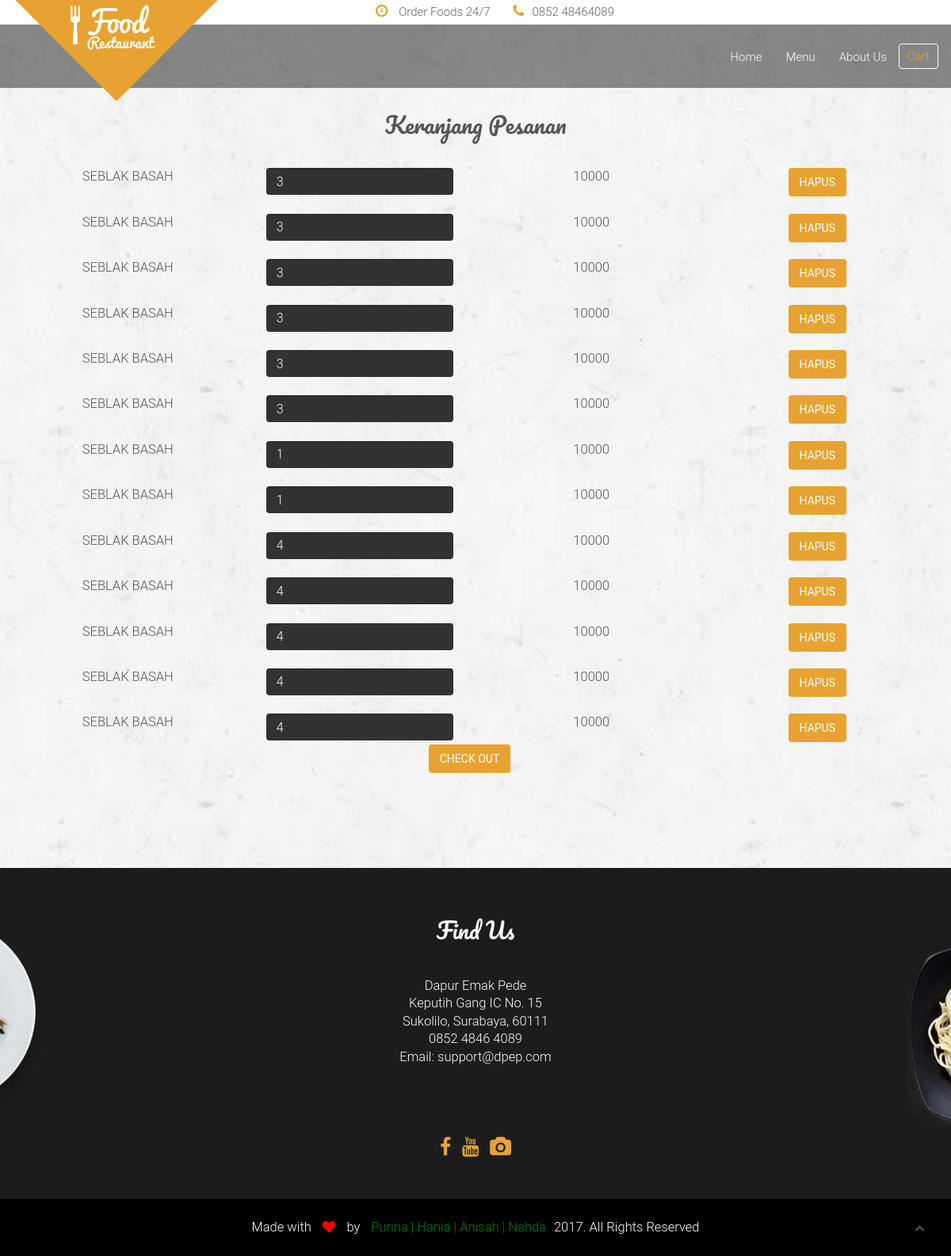
The app's page /cart.php with its own data.
### tables this page shows
CREATE TABLE `cart` (
  `c_id` smallint(11) DEFAULT NULL,
  `c_nama` varchar(100) DEFAULT NULL,
  `c_harga` float DEFAULT NULL,
  `c_jumlah` smallint(5) DEFAULT NULL
);

### cart.php (the view, shortened to what this page needs)
<?php
     include('connect.php');
     $sql = "SELECT * from cart where c_id='2'";
     $result = $conn->query($sql);
 ?>
<!doctype html>
<html class="no-js" lang="">
    <head>
        <link rel="stylesheet" href="assets/css/bootstrap.min.css">
        <link rel="stylesheet" href="assets/css/font-awesome.min.css">
        <link rel="stylesheet" href="assets/css/animate/animate.css" />
        <link rel="stylesheet" href="assets/css/plugins.css" />
        <link rel="stylesheet" href="assets/css/style.css">
        <link rel="stylesheet" href="assets/css/responsive.css" />
    </head>
    <body>
        <header id="home" class="navbar-fixed-top">
            <div class="header_top_menu clearfix">
                <div class="container">
                    <div class="row">
                        <div class="col-md-5 col-md-offset-3 col-sm-12 text-right">
                            <div class="call_us_text">
								<a href=""><i class="fa fa-clock-o"></i> Order Foods 24/7</a>
								<a href=""><i class="fa fa-phone"></i>0852 48464089</a>
							</div>
                        </div>
                    </div>
                </div>
            </div>
            <div class="main_menu_bg">
                <div class="container">
                    <div class="row">
                        <nav class="navbar navbar-default">
                            <div class="container-fluid">
                                <div class="navbar-header">
                                    <a class="navbar-brand our_logo" href="#"><img src="assets/images/logo.png" alt="" /></a>
                                </div>
                                <div class="collapse navbar-collapse" id="bs-example-navbar-collapse-1">
                                    <ul class="nav navbar-nav navbar-right">
                                        <li><a href="index.php#slider">Home</a></li>
                                        <li><a href="menu.php#portfolio">Menu</a></li>
                                        <li><a href="index.php#abouts">About Us</a></li>
                                        <li><a href="cart.php" class="booking">Cart</a></li>
                                    </ul>
                                </div>
                            </div>
                        </nav>
                    </div>
                </div>
            </div>
        </header>
        <section id="abouts" class="abouts">
            <div class="container" align="center">
                <div class="row">
                    <div class="abouts_content">
                        <h4>Keranjang Pesanan</h4>
                        <?php
                                    if ($result->num_rows > 0){
                                        while($menu = $result->fetch_assoc()){
                                        echo'
                        <div class="col-md-3">
                            <div class="single_abouts_text wow slideInRight" data-wow-duration="2s">
                                <br>
                                <p>'.$menu['c_nama'].'</p>
                            </div>
                        </div>
                         <div class="col-md-3">
                            <div class="single_abouts_text wow slideInRight" data-wow-duration="2s">
                                <br>
                                <input type="number" class="form-control" id="psw" VALUE="'.$menu['c_jumlah'].'" name="jmlItem" placeholder="enter number of item" style="color:white">
                            </div>
                        </div>
                        <div class="col-md-3">
                            <div class="single_abouts_text wow slideInRight" data-wow-duration="2s">
                                <br>
                                <p>'.$menu['c_harga'].'</p>
                            </div>
                        </div>
                        <div class="col-md-3">
                            <div class="single_abouts_text wow slideInRight" data-wow-duration="2s">
                                <br>
                                <a href="cart.php" class="btn btn-primary">Hapus</a>
                            </div>
                        </div>
                        ';
                                    }
                                    }
                                ?>
                        <span >
                        <a  style="margin-top:3px" href="formpembayaran.php" class="btn btn-primary" >Check Out</a>
                        </span>
                    </div>
                </div>
            </div>
        </section>
        <section id="footer_widget" class="footer_widget">
            <div class="container">
                <div class="row">
                    <div class="footer_widget_content text-center">
                        <div class="col-md-12">
                            <div class="single_widget wow fadeIn" data-wow-duration="2s">
                                <h3>Find Us</h3>
                                <div class="single_widget_info">
                                    <p>Dapur Emak Pede
                                        <span>Keputih Gang IC No. 15<br>Sukolilo, Surabaya, 60111
                                            <br> 0852 4846 4089</span>
                                        <span>Email: support@dpep.com</span></p>
                                </div>
                                <div class="footer_socail_icon">
                                    <a href="http://fb.com/anshpd"><i class="fa fa-facebook"></i></a>
                                    <a href="https://www.youtube.com/watch?v=SKUzsDdZ37s"><i class="fa fa-youtube"></i></a>
                                    <a href="http://instagram.com/nhdzhra"><i class="fa fa-camera"></i></a>
                                </div>
                            </div>
                        </div>
                        </div>
                    </div>
                </div>
        </section>
        <footer id="footer" class="footer">
            <div class="container text-center">
                <div class="row">
                    <div class="col-sm-12">
                        <div class="copyright wow zoomIn" data-wow-duration="3s">
							<p>Made with <i class="fa fa-heart"></i> by <a href="https://www.youtube.com/watch?v=SKUzsDdZ37s">Purina | Hania | Anisah | Nahda</a>2017. All Rights Reserved</p>
						</div>
                    </div>
                </div>
            </div>
        </footer>
		<div class="scrollup">
			<a href="#"><i class="fa fa-chevron-up"></i></a>
		</div>
    </body>
</html>

### assets/css/style.css (style rules this page uses)
html, body { background-color: #1E2E3B; font-size: 15px; color: #565656; width: 100%; padding: 0; margin-left: 0; margin-right: 0; font-family: 'roboto', sans-serif; font-weight: 300; }
img { -moz-user-select: none; -webkit-user-select: none; -ms-user-select: none; user-select: none; -webkit-user-drag: none; user-drag: none; }
a, a:hover, a:active, a:focus { text-decoration: none; outline: none; }
a, button, a span { -webkit-transition: 0.2s ease-in-out; -o-transition: 0.2s ease-in-out; transition: 0.2s ease-in-out; }
*, *:before, *:after { -webkit-box-sizing: border-box; -moz-box-sizing: border-box; box-sizing: border-box; }
p { margin: 0 0 15px; }
ol, ul { list-style: none; padding: 0; }
img { max-width: 100%; }
textarea, input[type="text"], input[type="password"], input[type="datetime"], input[type="datetime-local"], input[type="date"], input[type="month"], input[type="time"], input[type="week"], input[type="number"], input[type="email"], input[type="url"], input[type="search"], input[type="tel"], input[type="color"], .uneditable-input { outline: none; }
.form-control { border: 1px solid rgba(0, 0, 0, 0.08); font-size: 16px; height: 34px; max-width: 90%; background: #323232; }
h1, h2, h3 { font-family: 'roboto', sans-serif; font-weight: 300; margin: 0; }
h4, h5 { font-weight: 300; margin: 0; line-height: 2rem; font-family: 'Pacifico', cursive; }
h3 { font-weight: 300; margin-bottom: .9rem; font-size: 2.375rem; line-height: 2.5rem; }
h4 { font-size:1.875rem; line-height: 2.2rem; margin-bottom: 1.1rem; font-family: 'Pacifico', cursive; }
p { line-height: 1.5rem; font-size: 1.1rem; }
p:last-child { margin-bottom: 0px; }
section { margin:0; }
.btn { margin-right: 15px; border-radius: 0px; }
.btn-primary { color: #ffffff; }
.btn-primary { background-color: #E7A331; color: #ffffff; border: 2px solid #E7A331; text-transform: uppercase; border-radius:4px; }
.btn-primary:before, .btn-primary:after { background-color: #ffffff; }
.header_top_menu { background:#fff; position:relative; }
a.navbar-brand.our_logo { position: absolute; left: 0; top: -50px; width: 25%; }
.header_top_menu .call_us_text a { color:#666; font-size:15px; margin-left:15px; padding:5px; display:inline-block; }
.header_top_menu .call_us_text a i { color:#e7a331; margin-right:10px; font-size:18px; }
.main_menu_bg { background:rgba(0, 0, 0, .45); height: 80px; }
.navbar-default { background-color: transparent; border-color: transparent; }
.container-fluid { margin-top: 15px; }
.main_menu_bg li a.booking { border: 1px solid #fff; border-radius: 4px; color: #e7a331 !important; padding: 5px 10px; margin-top: 8px; }
.main_menu_bg .navbar { margin-bottom: 0px; }
.navbar-default .navbar-nav>li>a { color: #fff; }
.abouts { background: url(../images/abtbg.jpg) no-repeat center top scroll; -moz-background-size: cover; -webkit-background-size: cover; -o-background-size: cover; background-size: cover; width: 100%; overflow: hidden; }
.abouts_content { padding:120px 0px; display:inline-block; }
.footer_widget { background:url(../images/footerbg.jpg) center top no-repeat scroll; -moz-background-size: cover; -webkit-background-size: cover; -o-background-size: cover; background-size: cover; width: 100%; overflow: hidden; }
.footer_widget_content { color:#fff; }
.single_widget { padding-bottom: 50px; padding-top:60px; }
.single_widget h3 { font-size:1.875rem; font-family: 'Pacifico', cursive; }
.single_widget_info p { margin-top:40px; }
.single_widget_info p span { display:block; }
.footer_socail_icon { margin-top:90px; }
.footer_socail_icon a { padding:5px; }
.footer_socail_icon a i { font-size:25px; color:#e7a331; }
.footer { background:#000; }
.footer .copyright p { padding:25px; color:#fff; }
.footer .copyright p i { padding:0px 10px; color:#ff0000; }
.footer .copyright p a { padding:0px 10px; color:green; }
.scrollup { width: 30px; height: 30px; border-radius: 15px; opacity: .3; position: fixed; bottom: 20px; right: 25px; color: #fff; cursor: pointer; background-color: #000; z-index: 1000; transition: opacity .5s, background-color .5s; -moz-transition: opacity .5s, background-color .5s; -webkit-transition: opacity .5s, background-color .5s; }
.scrollup i { font-size: 13px; position: absolute; opacity: 1; color: #fff; left: 50%; top: 50%; margin-top: -7px; margin-left: -6px; text-decoration: none; }

### records on screen
cart: c_nama "SEBLAK BASAH", jmlItem "3", c_harga "10000"
cart: c_nama "SEBLAK BASAH", jmlItem "3", c_harga "10000"
cart: c_nama "SEBLAK BASAH", jmlItem "3", c_harga "10000"
cart: c_nama "SEBLAK BASAH", jmlItem "3", c_harga "10000"
cart: c_nama "SEBLAK BASAH", jmlItem "3", c_harga "10000"
cart: c_nama "SEBLAK BASAH", jmlItem "3", c_harga "10000"
cart: c_nama "SEBLAK BASAH", jmlItem "1", c_harga "10000"
cart: c_nama "SEBLAK BASAH", jmlItem "1", c_harga "10000"
cart: c_nama "SEBLAK BASAH", jmlItem "4", c_harga "10000"
cart: c_nama "SEBLAK BASAH", jmlItem "4", c_harga "10000"
cart: c_nama "SEBLAK BASAH", jmlItem "4", c_harga "10000"
cart: c_nama "SEBLAK BASAH", jmlItem "4", c_harga "10000"
cart: c_nama "SEBLAK BASAH", jmlItem "4", c_harga "10000"
